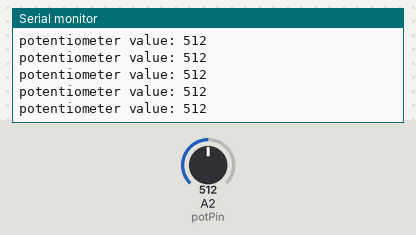
Bench run of a sketch on a simulated Arduino Uno, built with avr-gcc and run on an emulated ATmega328P. Parts: the last lines printed to the serial monitor. The test bench sets the inputs (shaded band); at power-on: A2 (potPin) = 512.

Above: at 1.2 s.
1.3 s: A2 (potPin) set to 716
At 2.1 s:
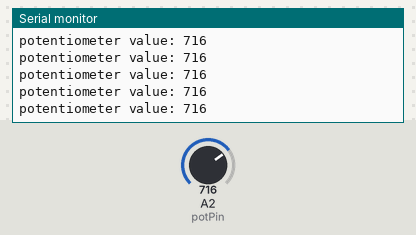
4.3 s: A2 (potPin) set to 900
At 5.4 s:
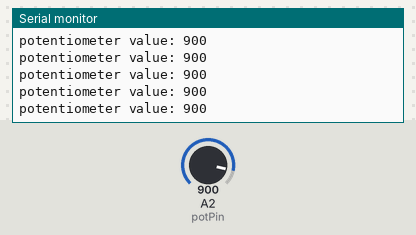
Timing chart, 0 to 7.3 s (numbered marks = the images above; inputs shaded):
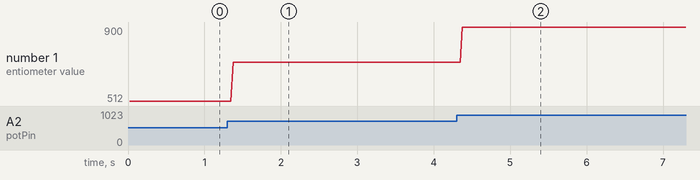

The sketch:

potentiometer_test.ino
```cpp
// must connect potentiometer to analog pins.

int potPin = 2;
int potVal = 0;

void setup() {
  Serial.begin(9600);
  Serial.println("The test has begun.");
}

void loop() {
  potVal = analogRead(potPin);
  Serial.print("potentiometer value: ");
  Serial.println(potVal);
}
```

Measured:
- after the input at 1.3 s, the serial monitor: prints a new line after 0.07 s (image 1)
- after the input at 4.3 s, the serial monitor: prints a new line after 0.08 s (image 2)
- plotted number 1: 512 → 716 after the input at 1.3 s, 716 → 900 after the input at 4.3 s
